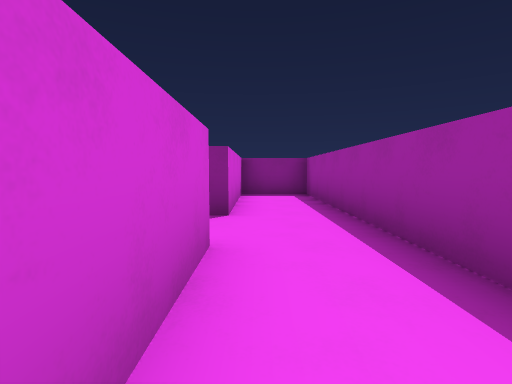
View 1 (above)

13 first-person views from a walk through a Godot game level. The camera is 1.3 m above the floor, tilts 4° down and sees 80° across. The floor is counted in squares, 2 m on a side. Each view is taken from the middle of a square. On the plan, view 1 faces up. The plan holds only what a view shows up to about 10 squares ahead; the rest is blank. The place goes on beyond the plan.

View 2
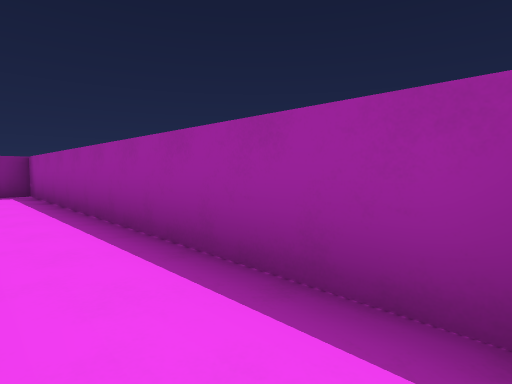

View 3
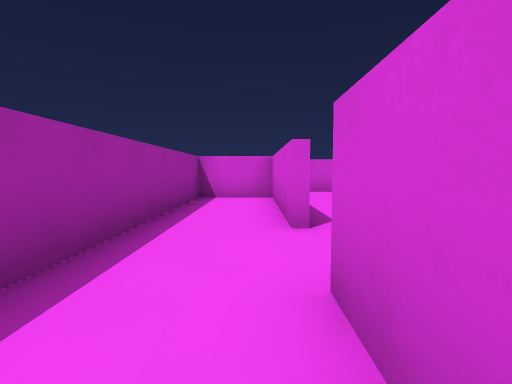

View 4
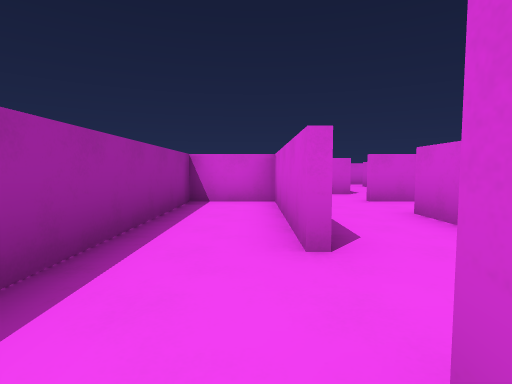

View 5
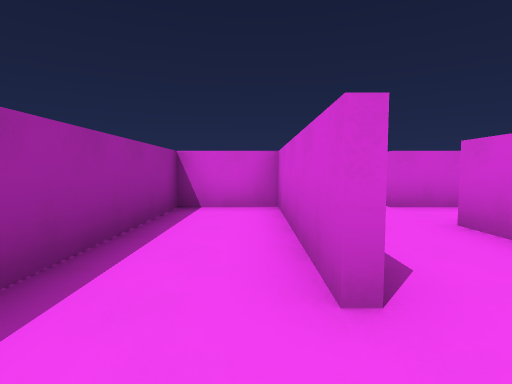

View 6
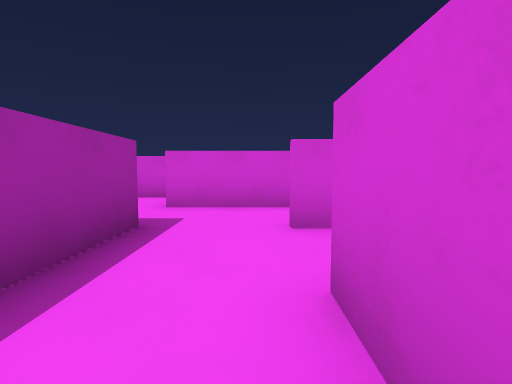

View 7
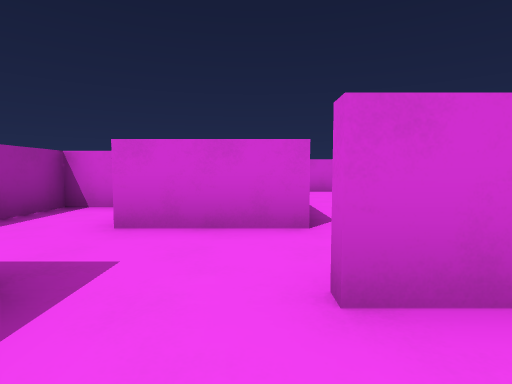

View 8
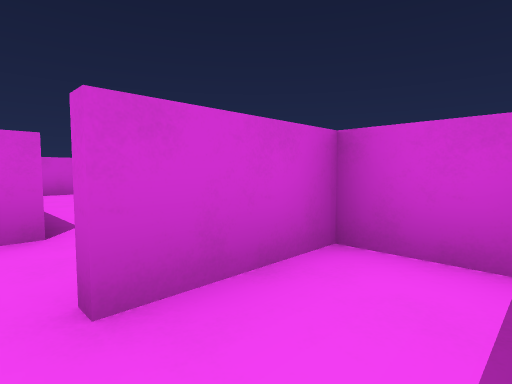

View 9
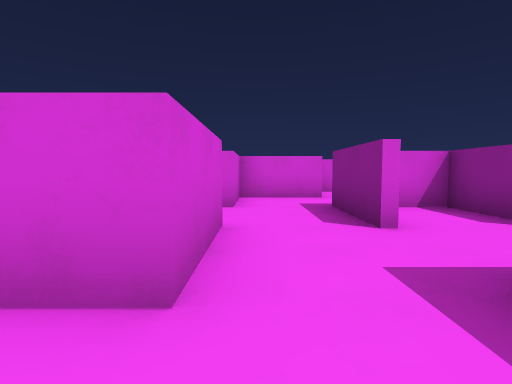

View 10
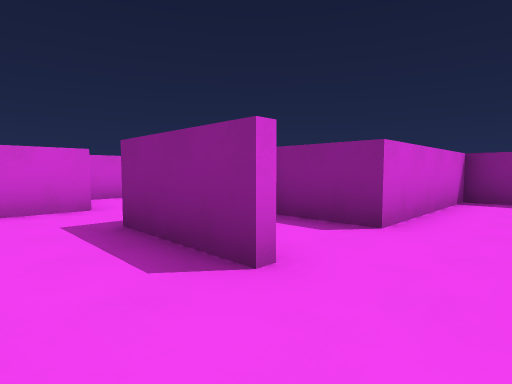

View 11
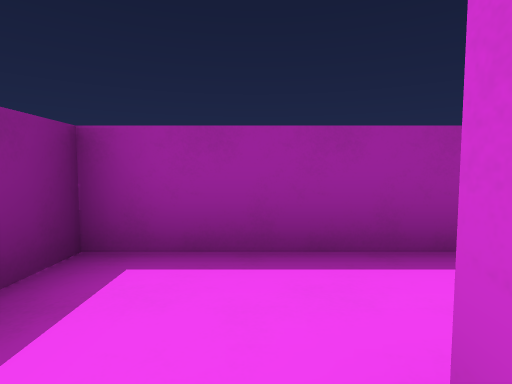

View 12
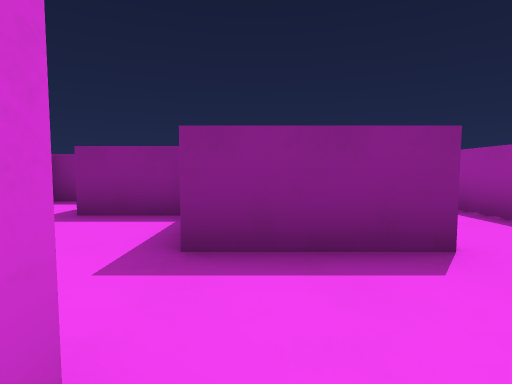

View 13
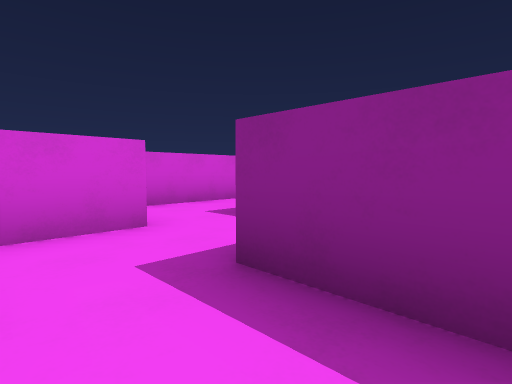

### Floor plan
Points are (right, up) in squares from view 1. A wall is a line through its corners. A room is listed if a view was taken in it or the views show most of it. See-through windows are left out.
Room 1 (views 1, 2, 3, 4, 5)
walls: (-0.4, 2.6) (-0.4, -1.4) (1.5, -1.4); (1.4, -2) (1.4, 8.4) (-0.4, 8.4) (-0.4, 4.4)
ways out: opening at (-1, 3) to room 2
Room 2 (views 6, 7, 8)
walls: (-0.6, -1.6) (-0.6, 1.1); (-0.4, 4.4) (-2.4, 4.4) (-2.4, 0.4) (-4.4, 0.4) (-4.4, -1.4) (-2.4, -1.4)
ways out: opening at (-1, 3) to room 1; opening at (-2, -2) to room 4
Room 3 (view 9)
walls: (-0.4, -3.4) (-0.4, -4.2); (0.1, -5.4) (1.4, -5.4) (1.4, -2); (1.5, -1.6) (0.6, -1.6)
ways out: opening at (-1, -3) to room 4
Room 4 (views 10, 11)
walls: (-2.6, -3.4) (-0.4, -3.4)
ways out: opening at (-2, -2) to room 2; opening at (-1, -3) to room 3; opening at (-3, -3) to room 5
Room 5 (views 12, 13)
walls: (-4.4, -9.4) (-3.6, -9.4); (-2.4, -1.6) (-4.6, -1.6)
ways out: opening at (-3, -3) to room 4; opening at (-5, -3) to room 6
Room 6 (no view inside)
walls: (-6.4, -1.4) (-6.4, -3.4) (-4.5, -3.4)
ways out: opening at (-5, -3) to room 5; opening at (-6, -2) to room 7
Room 7 (no view inside)
walls: (-5, 0.4) (-6.6, 0.4)
ways out: opening at (-6, -2) to room 6; opening at (-7, -1)

Positions as (right, up) in squares from view 1, and headings:
1: (0, 0), facing up
2: (0, -1), facing up-right
3: (0, 6), facing down
4: (0, 5), facing down
5: (0, 4), facing down
6: (-2, 2), facing down
7: (-2, 0), facing down
8: (-2, 0), facing down-left
9: (1, -3), facing left
10: (-1, -3), facing up-left
11: (-1, -3), facing right
12: (-4, -4), facing up
13: (-3, -3), facing up-left
